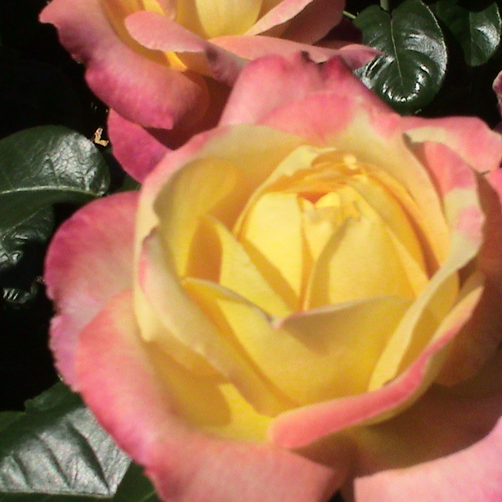
%> input picture color image processing/LovePeace rose.tif, 502 x 502 px, shrunk from 800 x 800 before the run
$ octave color_image_processing.m   (GNU Octave 9; MATLAB toolbox functions it lacks are replaced by stand-ins)
%> lines starting %> are read from the running program, lines starting %| are printed output that depends on the picture; in (x1, y1, x2, y2) boxes, pixels count from 0 and x2, y2 are one past the last pixel; in counts of white or black regions, pixels touching at a corner belong together; the program's own positions count from 1
### color image processing/rgb2hsi.m
function hsi = rgb2hsi(rgb)
    %read image
    rgb = im2double(rgb);
    r = rgb(:, :, 1);
    g = rgb(:, :, 2);
    b = rgb(:, :, 3);

    % Implement the conversion equations.
    num = 0.5*((r - g) + (r - b));
    den = sqrt((r - g).^2 + (r - b).*(g - b));
    den(den == 0) = eps;
    theta = acos(num./(den));

    H = theta;
    H(b > g) = 2*pi - H(b > g);
    H = H/(2*pi);

    num = min(min(r, g), b);
    den = r + g + b;
    den(den == 0) = eps;
    S = 1 - 3.* num./den;

    H(S == 0) = 0;

    I = (r + g + b)/3;

    % Combine all three results into an hsi image.
    hsi = cat(3, H, S, I);
end

### color image processing/hsi2rgb.m
function rgb = hsi2rgb(hsi)
    %read hsi
    hsi = im2double(hsi);
    H = hsi(:, :, 1) * 2 * pi;
    S = hsi(:, :, 2);
    I = hsi(:, :, 3);

    R = zeros(size(hsi, 1), size(hsi, 2));
    G = zeros(size(hsi, 1), size(hsi, 2));
    B = zeros(size(hsi, 1), size(hsi, 2));

    % RG sector (0 <= H < 2*pi/3)
    idx = find( (0 <= H) & (H < 2*pi/3));
    B(idx) = I(idx) .* (1 - S(idx));
    R(idx) = I(idx) .* (1 + S(idx) .* cos(H(idx)) ./ ...
    cos(pi/3 - H(idx)));
    G(idx) = 3*I(idx) - (R(idx) + B(idx));
    % BG sector (2*pi/3 <= H < 4*pi/3)
    idx = find( (2*pi/3 <= H) & (H < 4*pi/3) );
    R(idx) = I(idx) .* (1 - S(idx));
    G(idx) = I(idx) .* (1 + S(idx) .* cos(H(idx) - 2*pi/3) ./ ...
    cos(pi - H(idx)));
    B(idx) = 3*I(idx) - (R(idx) + G(idx));
    % BR sector
    idx = find( (4*pi/3 <= H) & (H <= 2*pi));
    G(idx) = I(idx) .* (1 - S(idx));
    B(idx) = I(idx) .* (1 + S(idx) .* cos(H(idx) - 4*pi/3) ./ ...
    cos(5*pi/3 - H(idx)));
    R(idx) = 3*I(idx) - (G(idx) + B(idx));

    % output
    rgb = cat(3, R, G, B);
    rgb = max(min(rgb, 1), 0);
end

### color image processing/color_image_processing.m

%% Clear the environment and the command line
clc;
close all;
clear;

%% read image
rose_img = imread('LovePeace rose.tif');
%> rose_img is the input picture: size 502x502x3 uint8; mean R, G, B 169.2, 118.6, 76.3
[m,n] = size(rose_img);
%> m = 502; n = 1506

%% Images of R, G, B
rose_r = rose_img(:,:,1);
rose_g = rose_img(:,:,2);
rose_b = rose_img(:,:,3);

%% Images of H,S,I
rose_hsi = rgb2hsi(rose_img);
%> in rgb2hsi, `den(den == 0) = eps;`: den: size 502x502 double; min 2.22e-16, max 0.751, mean 0.338
%> in rgb2hsi, `H(b > g) = 2*pi - H(b > g);`:
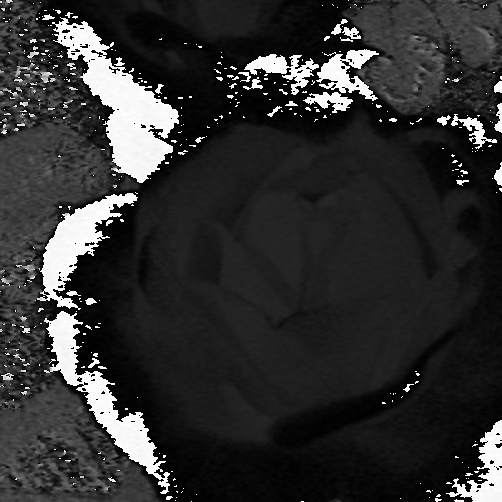
%> H: size 502x502 double; min 0, max 6.28, mean 1.2; drawn with min black and max white
%> in rgb2hsi, `den(den == 0) = eps;`: den: size 502x502 double; min 2.22e-16, max 2.96, mean 1.43
%> in rgb2hsi, `H(S == 0) = 0;`: H: size 502x502 double; min 0, max 0.999, mean 0.19; mean of the top-left, top-right, bottom-left and bottom-right quarters 0.266, 0.176, 0.212, 0.107
rose_h = uint8(255*mat2gray(abs(rose_hsi(:,:,1))));
rose_s = uint8(255*mat2gray(abs(rose_hsi(:,:,2))));
rose_i = uint8(255*mat2gray(abs(rose_hsi(:,:,3))));

%% RGB sharpening
laplacianKernel = [-1,-1,-1;-1,8,-1;-1,-1,-1];
rose_rgb_lap = imfilter(double(rose_img), laplacianKernel, "replicate");
rose_rgb_lap = uint8(255*mat2gray(abs(rose_rgb_lap)));
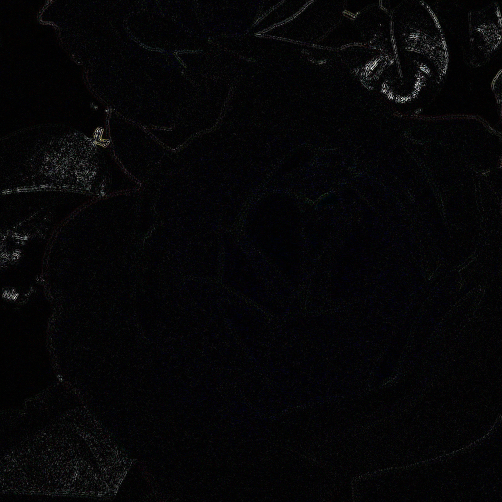
%> rose_rgb_lap: size 502x502x3 uint8; mean R, G, B 5.7, 5.6, 6.6
rose_rgb_sharpened = rose_img + rose_rgb_lap;

%% HSI sharpening
laplacianKernel = [-1,-1,-1;-1,8,-1;-1,-1,-1];
rose_i_lap = imfilter(double(rose_i), laplacianKernel, "replicate");
rose_i_lap = uint8(255*mat2gray(abs(rose_i_lap)));
%> rose_i_lap: size 502x502 uint8
rose_i_sharpened = rose_i + rose_i_lap;
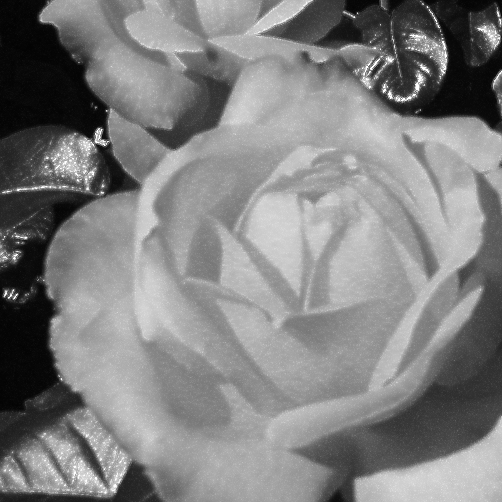
%> rose_i_sharpened: size 502x502 uint8; min 3, max 255, mean 128.3
rose_hsi_sharpened = cat(3, rose_h, rose_s, rose_i);
rose_hsi_sharpened = hsi2rgb(rose_hsi_sharpened);
%> in hsi2rgb, `idx = find( (0 <= H) & (H < 2*pi/3));`: idx = 224532 values from 1 to 251970
%> in hsi2rgb, `idx = find( (2*pi/3 <= H) & (H < 4*pi/3) );`: idx = 2873 values from 17 to 251559
%> in hsi2rgb, `R(idx) = I(idx) .* (1 - S(idx));`: R: size 502x502 double; min 0, max 1.02, mean 0.599
%> in hsi2rgb, `G(idx) = I(idx) .* (1 + S(idx) .* cos(H(idx) - 2*pi/3) ./ cos(pi - H(i..`: G: size 502x502 double; min 0, max 1.01, mean 0.435
%> in hsi2rgb, `B(idx) = 3*I(idx) - (R(idx) + G(idx));`:
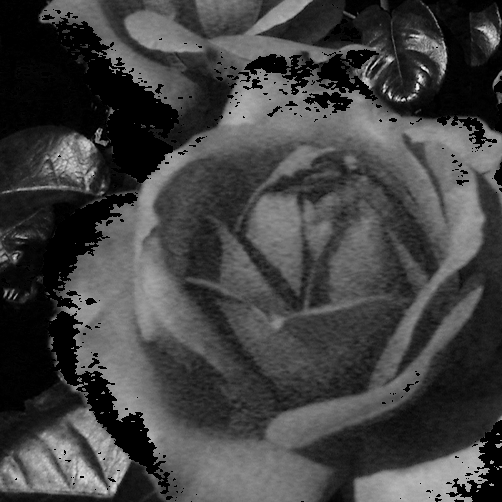
%> B: size 502x502 double; min -6.94e-18, max 1.01, mean 0.263; drawn with min black and max white
%> in hsi2rgb, `idx = find( (4*pi/3 <= H) & (H <= 2*pi));`: idx = 24599 values from 2 to 252004
%> in hsi2rgb, `G(idx) = I(idx) .* (1 - S(idx));`:
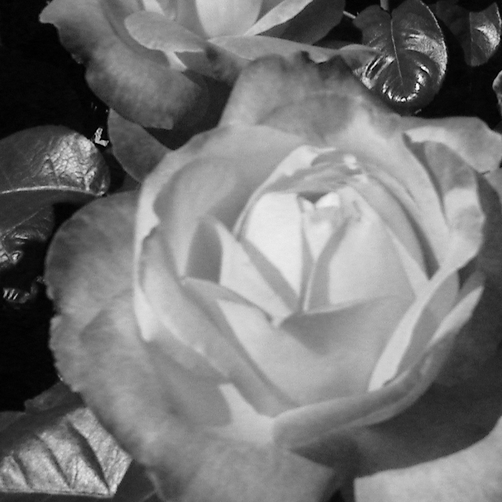
%> G: size 502x502 double; min 0, max 1.01, mean 0.471; drawn with min black and max white
%> in hsi2rgb, `B(idx) = I(idx) .* (1 + S(idx) .* cos(H(idx) - 4*pi/3) ./ cos(5*pi/3 -..`: B: size 502x502 double; 9.76% of pixels changed, all inside (x1, y1, x2, y2) = (0, 0, 502, 502)
%> in hsi2rgb, `R(idx) = 3*I(idx) - (G(idx) + B(idx));`:
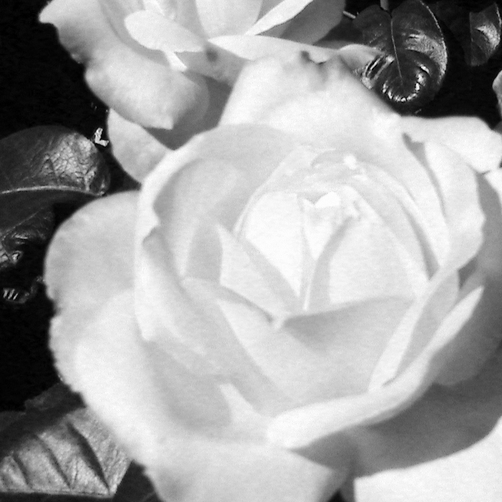
%> R: size 502x502 double; min 0, max 1.02, mean 0.671; drawn with min black and max white
rose_hsi_sharpened = uint8(255*mat2gray(abs(rose_hsi_sharpened)));

%% Difference betewwn two image
rose_diff = rose_rgb_sharpened - rose_hsi_sharpened + 255/2;
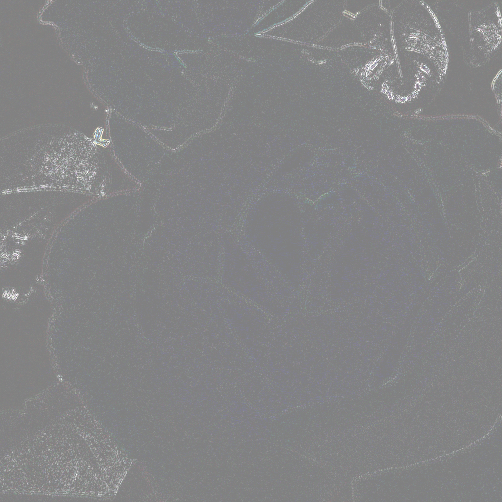
%> rose_diff: size 502x502x3 uint8; mean R, G, B 132, 132.3, 133.8

%% output
figure(1);
imshow(rose_img,[]);

figure(2);
imshow(rose_r,[]);
fig= gcf;
exportgraphics(fig,'rose_r.png','Resolution',200);

figure(3);
imshow(rose_g,[]);
fig= gcf;
exportgraphics(fig,'rose_g.png','Resolution',200);

figure(4);
imshow(rose_b,[]);
fig= gcf;
exportgraphics(fig,'rose_b.png','Resolution',200);

figure(5);
imshow(rose_h,[]);
fig= gcf;
exportgraphics(fig,'rose_h.png','Resolution',200);

figure(6);
imshow(rose_s,[]);
fig= gcf;
exportgraphics(fig,'rose_s.png','Resolution',200);

figure(7);
imshow(rose_i,[]);
fig= gcf;
exportgraphics(fig,'rose_i.png','Resolution',200);

figure(9);
imshow(rose_rgb_sharpened,[]);
fig= gcf;
exportgraphics(fig,'rose_rgb_sharpened.png','Resolution',200);

figure(11);
imshow(rose_i_sharpened,[]);
fig= gcf;
exportgraphics(fig,'rose_i_sharpened.png','Resolution',200);

figure(12);
imshow(rose_hsi_sharpened,[]);
fig= gcf;
exportgraphics(fig,'rose_hsi_sharpened.png','Resolution',200);

figure(13);
imshow(rose_diff,[]);
fig= gcf;
exportgraphics(fig,'rose_diff.png','Resolution',200);
